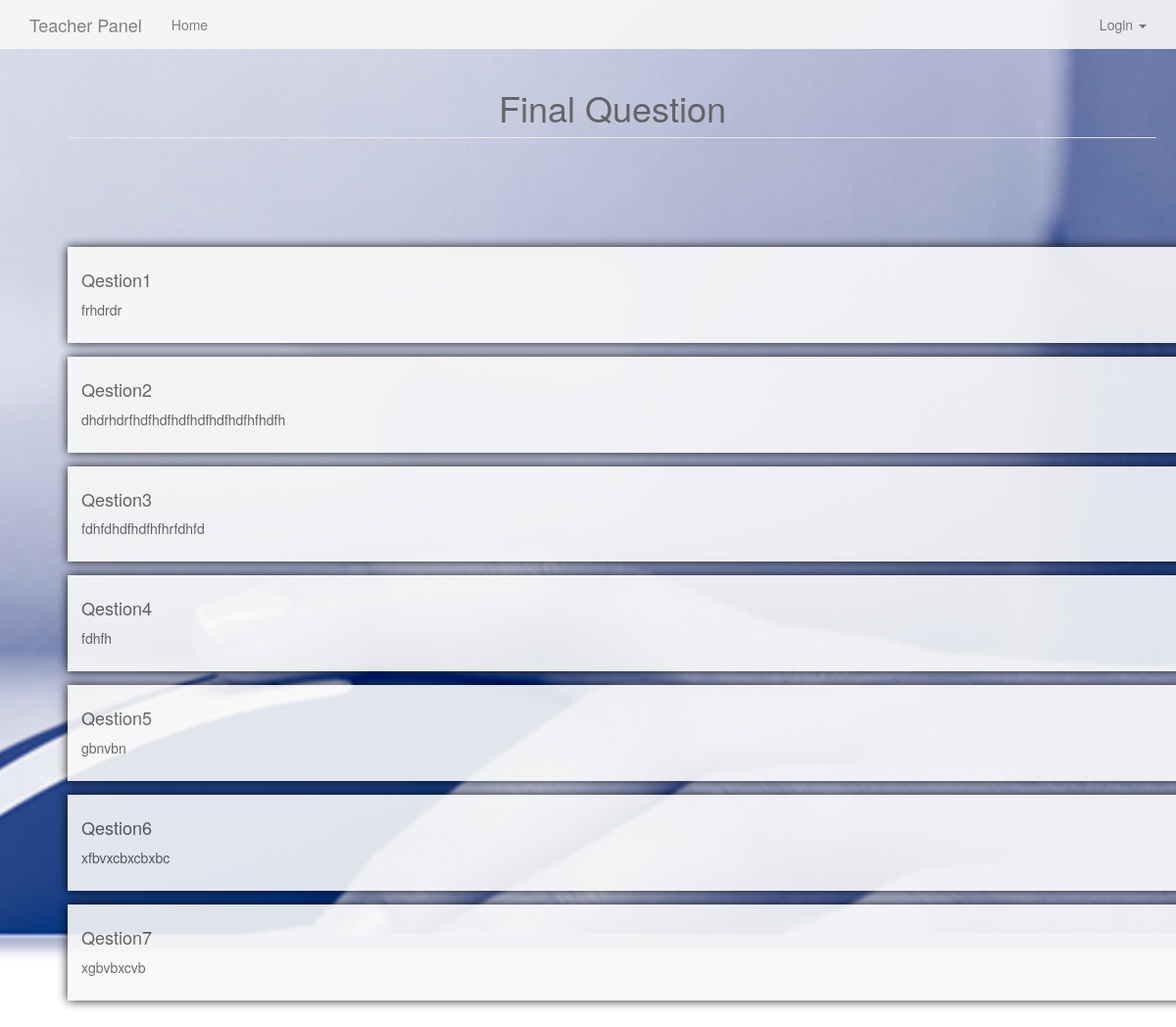
Page /teacher/finale_question.php on the committed database.
### tables this page shows
CREATE TABLE `finale_question` (
  `fq_id` int(11) NOT NULL,
  `fq_name` mediumtext NOT NULL,
  `fe_id` int(11) NOT NULL,
  `fqc_id` int(11) NOT NULL
);

### includes/function.php (called while the page is built, shortened)
<?php
function protect($string) {
	$protection = htmlspecialchars(trim($string), ENT_QUOTES);
	return $protection;
}
?>

### teacher/finale_question.php (the view, shortened to what this page needs)
<?php
	include('header.php');
?>
<?php
	$fe_id = protect($_GET['id'] );
?>
<div class="container fluid">
	<div class="panel-heading">
	    <h1 class="sub-header" align="center">Final Question</h1>
	</div>
	<h3>
	</h3>
	<br>
	<?php
		$i = 1 ;
		$query = $db->query("select * from finale_question where fqc_id='$fe_id'");
		while($rows = $query->fetch_assoc()){
			echo '  <div class="w3ls-about-grid">
					<h4>Qestion'.$i.'</h4>
					<p>'.$rows['fq_name'].'</p>
					</div>
				 ';
				 $i++;
		};
	?>
</div>

### assets/css/dashboard.css (style rules this page uses)
body { padding-top: 50px; }
.sub-header { padding-bottom: 10px; border-bottom: 1px solid #eee; }

### assets/css/carousel.css (style rules this page uses)
body { padding-bottom: 40px; color: #5a5a5a; }

### assets/css/signin.css (style rules this page uses)
body { padding-top: 40px; padding-bottom: 40px; background-color: #eee; }

### teacher/header.php (style rules this page uses)
body { background-image: url("../assets/img/banner-bg.jpg"); height: 100vh; -webkit-background-size: cover; background-size: cover; background-position: center; opacity: .9; background-attachment: fixed; }

### teacher/finale_question.php (style rules this page uses)
.w3ls-about-grid { margin-top: 1em; background-color: #f9f9f9; margin-bottom: 1em; margin-right: 1em; margin-left: 1em; padding: 1em; width: 100%; -webkit-box-shadow: 0px 0px 10px 0px #ccc; -moz-box-shadow: 0px 0px 10px 0px #ccc; -o-box-shadow: 0px 0px 10px 0px #ccc; -ms-box-shadow: 0px 0px 10px 0px #ccc; box-shadow: 0px 0px 10px 0px black; }

### rows in the picture
finale_question: fq_name "frhdrdr"
finale_question: fq_name "dhdrhdrfhdfhdfhdfhdfhdfhdfhfhdfh"
finale_question: fq_name "fdhfdhdfhdfhfhrfdhfd"
finale_question: fq_name "fdhfh"
finale_question: fq_name "gbnvbn"
finale_question: fq_name "xfbvxcbxcbxbc"
finale_question: fq_name "xgbvbxcvb"
